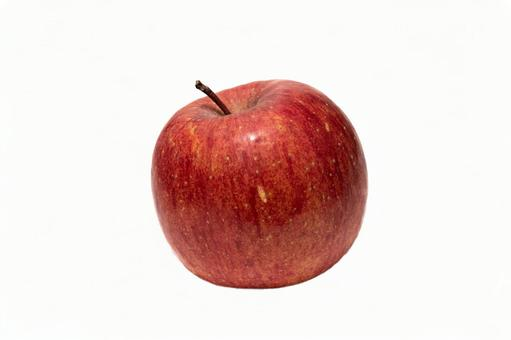
#> input picture apple.jpeg, 511 x 340 px
$ python -i aa.py   (imports and definitions only)
#> lines starting #> are read from the running program, lines starting #| are printed output that depends on the picture
#> further down, picture is the input picture: shape (340, 511, 3); mean B, G, R 208.1, 211.7, 233.1
import cv2
import numpy as np
# [2 lines not run here, left out]
asset = ['`', '.', "'", '-', ':', ',', '"', '_', '^', '~', '<', ';', '>', '!', '*', '=', '/', '\\', '+', 'L', 'r', '|', '?', 'c', ')', '(', '7', 'v', 'T', '{', 'z', 'J', ']', 's', 'i', 'x', 'Y', '}', '1', 'f', 'F', 'l', 'n', 'C', 'u', 't', 'I', '3', 'o', '2', '5', '[', 'E', 'P', 'j', 'K', 'S', 'y', 'V', 'Z', 'h', 'e', 'a', 'k', 'X', 'U', 'w', '4', 'p', 'b', '9', 'A', 'H', '6', 'm', 'D', 'd', 'G', 'O', 'q', 'R', '#', 'B', 'W', '8', '$', 'N', '%', 'M', '0', 'Q', '&', 'g', '@']
# asset = ['.', '-', ',', '_', '~', ';', '!', '=', '\\', 'L', '|', 'c', '(', 'v', '{', 'J', 's', 'x', '}', 'f', 'l', 'C', 't', '3', '2', '[', 'P', 'K', 'y', 'Z', 'e', 'k', 'U', '4', 'b', 'A', '6', 'D', 'G', 'q', '#', 'W', '$', '%', '0', '&', '@']
# asset = ['.', ',', '~', '!', '\\', '|', '(', '{', 's', '}', 'l', 't', '2', 'P', 'y', 'e', 'U', 'b', '6', 'G', '#', '$', '0', '@']
# asset = ['.', '~', '\\', '(', 's', 'l', '2', 'y', 'U', '6', '#', '0']

OOKISA = 100
DETAIL = len(asset) -1

def drow(img):
    if img.shape[2] == 4:
        alpha_channel = img[:, :, 3]
        mask = (alpha_channel == 0)
        # そのピクセルのRGBチャネルを0に設定する
        img[mask] = [0, 0, 0, 0]

    img = cv2.cvtColor(img, cv2.COLOR_BGR2GRAY)
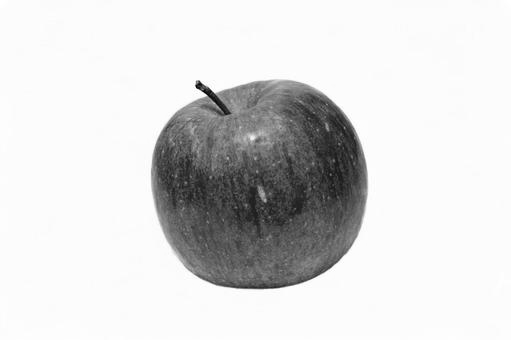
#> img: shape (340, 511); min 2, max 255, mean 217.9
    img = cv2.resize(img, None, fx=1, fy=0.5)
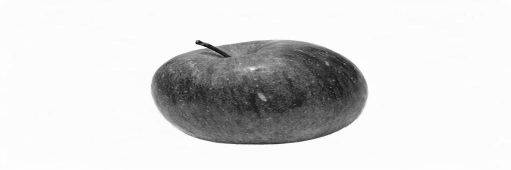
#> img: shape (170, 511); min 10, max 255, mean 217.9
    xyratio = img.shape[1] / OOKISA
#> xyratio = 5.11
    img = cv2.resize(img, (OOKISA, int(img.shape[0]/xyratio)))
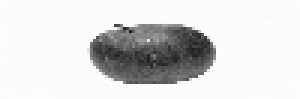
#> img: shape (33, 100) (shown 3 times larger); min 29, max 255, mean 217.9
    monoratio = 255 / DETAIL
    img = img / monoratio
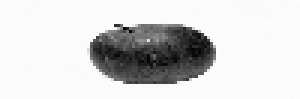
#> img: shape (33, 100) float64 (shown 3 times larger); min 10.58, max 93, mean 79.5; drawn with min black and max white

    result = ""
    for i in range(img.shape[0]):
        for j in range(img.shape[1]):
            tmp = round(img[i][j])
            if img[i][j] == 0:
                result += " "
            else:
                result += asset[tmp]
        result += "\n"

    return result

>>> import cv2
>>> picture = cv2.imread('apple.jpeg')
>>> result = drow(picture)

$ run again, on hika.jpg
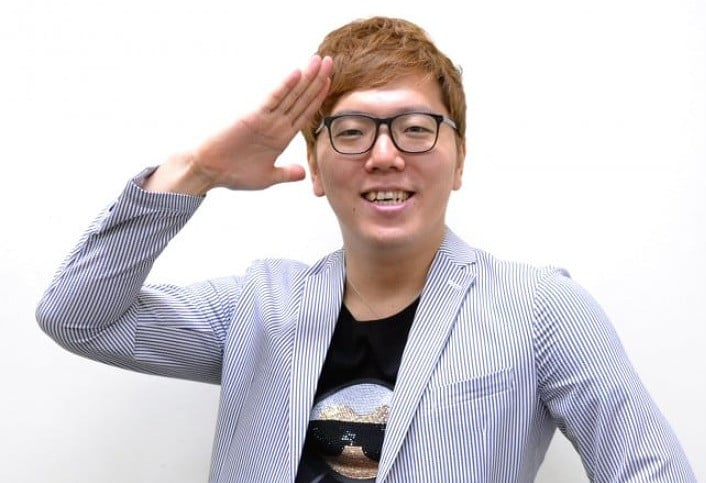
#> input picture hika.jpg, 706 x 483 px
#> picture is the input picture: shape (483, 706, 3); mean B, G, R 208.1, 205, 210.5
#> in drow, `img = cv2.resize(img, None, fx=1, fy=0.5)`:
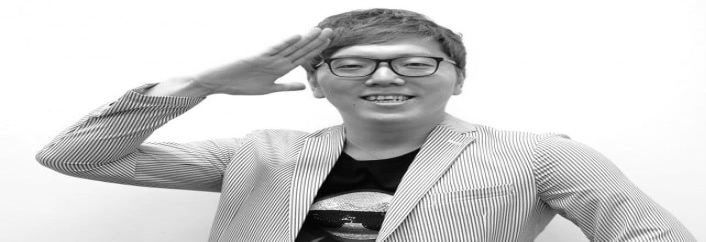
#> img: shape (242, 706); min 0, max 255, mean 207.1
#> in drow, `img = cv2.resize(img, (OOKISA, int(img.shape[0]/xyratio)))`:
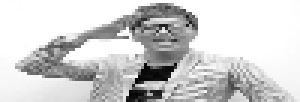
#> img: shape (34, 100) (shown 3 times larger); min 5, max 255, mean 207
